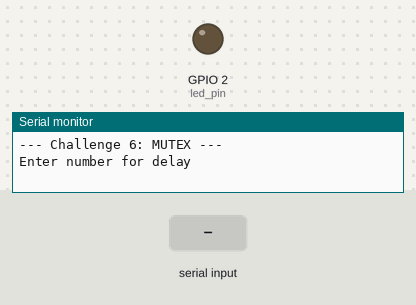
A sketch run on a simulated ESP32. Shown: output pins drawn as LEDs (lit = HIGH), the last lines printed to the serial monitor. Dashed ring = blinking. Inputs (shaded band) come from the test bench.

Above: at 5.8 s.
5.9 s: "90,45\n" received over Serial
At 5.91 s:
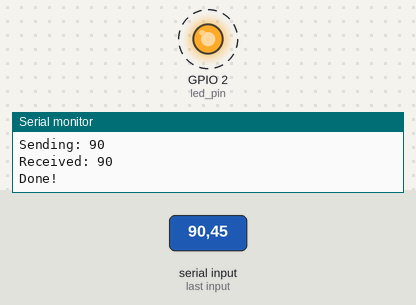
Timing chart, 0 to 14.9 s (numbered marks = the images above; inputs shaded):
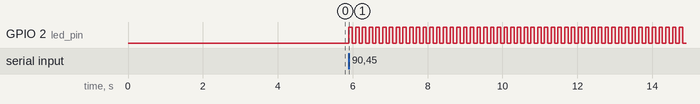

Measured:
- after the input at 5.9 s, GPIO 2 (led_pin): alternates HIGH for 0.09 s and LOW for 0.09 s, starting at once

The sketch:

Passing_Task_parameters.ino
```cpp
#if CONFIG_FREERTOS_UNICORE
static const BaseType_t app_cpu = 0;
#else
static const BaseType_t app_cpu = 1;
#endif

// Pins
static const int led_pin = LED_BUILTIN;

// Globals
static SemaphoreHandle_t mutex;

// Tasks
void blinkLED(void *parameters) {

  // Copy the parameter into a local variable
  int num = *(int *)parameters;

  xSemaphoreGive(mutex);

  Serial.print("Received: ");
  Serial.println(num);

  while (1) {
    digitalWrite(led_pin, HIGH);
    vTaskDelay(num / portTICK_PERIOD_MS);
    digitalWrite(led_pin, LOW);
    vTaskDelay(num / portTICK_PERIOD_MS);
  }
}

void setup() {

  long int delay_arg;

  Serial.begin(115200);
  pinMode(led_pin, OUTPUT);

  vTaskDelay(5000 / portTICK_PERIOD_MS);
  Serial.println();
  Serial.println("--- Challenge 6: MUTEX ---");

  Serial.println("Enter number for delay");

  // Wait for input from Serial
  while (Serial.available() <= 0);

  delay_arg = Serial.parseInt();
  Serial.print("Sending: ");
  Serial.println(delay_arg);

  mutex = xSemaphoreCreateMutex();

  xSemaphoreTake(mutex, portMAX_DELAY);

  xTaskCreatePinnedToCore(
    blinkLED,               // Task function
    "Blink LED",            // Name of the task
    1024,                   // Stack size (bytes)
    (void *)&delay_arg,     // Parameter to pass
    1,                      // Task priority
    NULL,                   // Task handle
    app_cpu                // Core to run the task on (0 or 1)
  );

  xSemaphoreTake(mutex, portMAX_DELAY);

  Serial.println("Done!");

}

void loop() {

}
```
